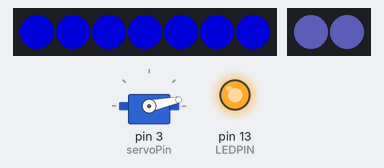
Simulated run of this sketch. Board: Arduino Uno, built with avr-gcc and run on an emulated ATmega328P. Shown: 7 RGB LEDs in strip order, left to right, 2 RGB LEDs in strip order, left to right, servo, output pins drawn as LEDs (lit = HIGH). Dim RGB values are drawn brighter than linear.

Above: at 0.15 s.
At 0.75 s:
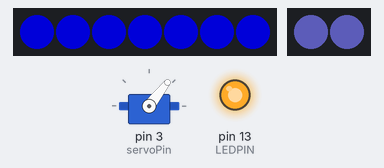
At 1.35 s:
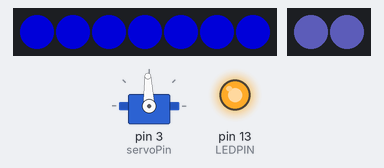
At 1.7 s:
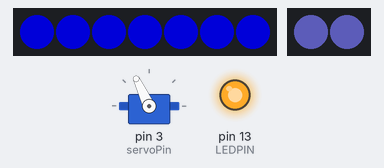
Timing chart, 0 to 3.2 s (numbered marks = the images above):
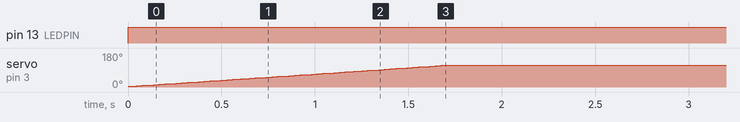

Measured:
- by itself, pin 13 (LEDPIN): LOW → HIGH at 0.00 s
- by itself, servo on pin 3 (servoPin): moves from 3° to 115° over 1.7 s

The sketch:

Dice_Box_Code_3.ino
```cpp
#include <Adafruit_NeoPixel.h>          // Library for NeoPixels
#include <Servo.h>

Servo myservo;  // create servo object to control a servo
// twelve servo objects can be created on most boards
int pos = 0;    // variable to store the servo position
int max_angle = 115;//maximum angle for servo
int min_angle = 9.5;//minimum angle for servo
#define steps 200;//servo steps
int servoPin = 3;

//Outer LEDs
#define pinPix 2                       // Pin driving NeoPixel Ring or String
#define numPix 7                      // Number of NeoPixels in the Ring or Strip
#define flash 6                      //Number of times for eye to flash
#define R 0
#define G 0
#define B 140
Adafruit_NeoPixel myNeoPixels = Adafruit_NeoPixel(numPix, pinPix, NEO_GRB + NEO_KHZ800);//Sets up pixels


//Inner LEDs
#define pinPix_center 4
#define numPix_center 2
#define R_c 35
#define G_c 35
#define B_c 70
Adafruit_NeoPixel myNeoPixels_center = Adafruit_NeoPixel(numPix_center, pinPix_center, NEO_GRB + NEO_KHZ800);//Sets up pixels

//Lid Opening Button
#define LEDPIN 13         // Board LED pin
#define buttonPin 0 //number of button pin
int buttonState = 0;//variable for reading pushbutton status
int openState = 0;//variable to determine if box is open or closed
int state = HIGH;      // the current state of the output pin
int reading;           // the current reading from the input pin
int previous = LOW;    // the previous reading from the input pin
// the follow variables are long's because the time, measured in miliseconds,
// will quickly become a bigger number than can be stored in an int.
long time = 0;         // the last time the output pin was toggled
long debounce = 20;   // the debounce time, increase if the output flickers
long time_lid = 0; //the last time the lid moved

//Setup
void setup() {
  myNeoPixels.begin();   // Initialize the NeoPixel array in the Arduino's memory,
  myNeoPixels.show();    // turn all pixels off, and upload to ring or string

  myNeoPixels_center.begin();   // Initialize the NeoPixel array in the Arduino's memory,
  myNeoPixels_center.show();    // turn all pixels off, and upload to ring or string

  pinMode(LEDPIN, OUTPUT);
  pinMode(buttonPin, INPUT);
  digitalWrite(buttonPin, LOW);
  Serial.begin(9600);
  myservo.attach(servoPin);
}


//Loop
void loop() {
  //breathe(20, 100, 255,39,0);       // Pause; Number of steps; Full-on R,G,B values
  // read the state of the pushbutton
  buttonState = digitalRead(buttonPin);
  // if the input just went from LOW and HIGH and we've waited long enough
  // to ignore any noise on the circuit, toggle the output pin and remember
  // the time
  if (buttonState == HIGH && millis() - time > debounce) {
    if (state == HIGH)
      state = LOW;
    else
      state = HIGH;

    time = millis();
  }
  digitalWrite(LEDPIN, state);

  if(state==HIGH && openState == 0){
    //turn NeoPixels on:
    for (int i=0;i<numPix;i++){
      myNeoPixels.setPixelColor(i,R,G,B);
    }
    myNeoPixels.show();

    for (int i=0;i<numPix_center;i++){
      myNeoPixels_center.setPixelColor(i,R_c,G_c,B_c);
    }
    myNeoPixels_center.show();
    //Open Lid
    myservo.attach(servoPin);
    for (pos = 3; pos <= max_angle; pos += 1) { // goes from 0 degrees to 180 degrees
    // in steps of 1 degree
      myservo.write(pos);              // tell servo to go to position in variable 'pos'
      delay(15);                       // waits 15ms for the servo to reach the position
    }
    openState = 1;
    myservo.detach();
  }else if(state==LOW&&openState==1){
    //turn off Neopixels
    myNeoPixels_center.clear();
    myNeoPixels.clear();
    myNeoPixels_center.show();
    myNeoPixels.show();
    //Close Lid
    myservo.attach(servoPin);
    for (pos = 115; pos >= min_angle; pos -= 1) { // goes from 180 degrees to 0 degrees
      myservo.write(pos);              // tell servo to go to position in variable 'pos'
      delay(15);                       // waits 15ms for the servo to reach the position
    }
    openState = 0;
    myservo.detach();

  }

  previous = buttonState;

}
```
